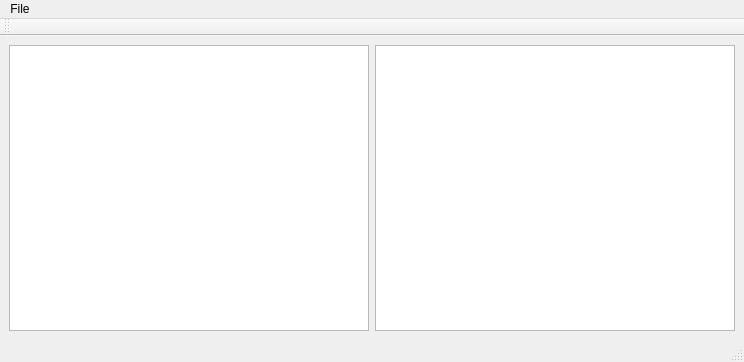
<?xml version="1.0" encoding="UTF-8"?>
<ui version="4.0">
 <class>Icd</class>
 <widget class="QMainWindow" name="Icd">
  <property name="geometry">
   <rect>
    <x>0</x>
    <y>0</y>
    <width>744</width>
    <height>362</height>
   </rect>
  </property>
  <property name="windowTitle">
   <string>Icd</string>
  </property>
  <property name="windowIcon">
   <iconset resource="../MultiProg.qrc">
    <normaloff>:/icon/ArtWork Icon 38.ico</normaloff>:/icon/ArtWork Icon 38.ico</iconset>
  </property>
  <widget class="QWidget" name="centralwidget">
   <layout class="QHBoxLayout" name="horizontalLayout">
    <item>
     <widget class="QPlainTextEdit" name="plainTextEdit_source"/>
    </item>
    <item>
     <widget class="QPlainTextEdit" name="plainTextEdit_source_2"/>
    </item>
   </layout>
  </widget>
  <widget class="QMenuBar" name="menubar">
   <property name="geometry">
    <rect>
     <x>0</x>
     <y>0</y>
     <width>744</width>
     <height>20</height>
    </rect>
   </property>
   <widget class="QMenu" name="menuFile">
    <property name="title">
     <string>File</string>
    </property>
    <addaction name="actionLoad_Conf"/>
   </widget>
   <addaction name="menuFile"/>
  </widget>
  <widget class="QStatusBar" name="statusbar"/>
  <widget class="QToolBar" name="toolBar">
   <property name="minimumSize">
    <size>
     <width>3</width>
     <height>0</height>
    </size>
   </property>
   <property name="windowTitle">
    <string>toolBar</string>
   </property>
   <attribute name="toolBarArea">
    <enum>TopToolBarArea</enum>
   </attribute>
   <attribute name="toolBarBreak">
    <bool>false</bool>
   </attribute>
  </widget>
  <action name="actionLoad_Conf">
   <property name="text">
    <string>Load Coff File</string>
   </property>
  </action>
 </widget>
 <resources>
  <include location="../MultiProg.qrc"/>
 </resources>
 <connections/>
</ui>
